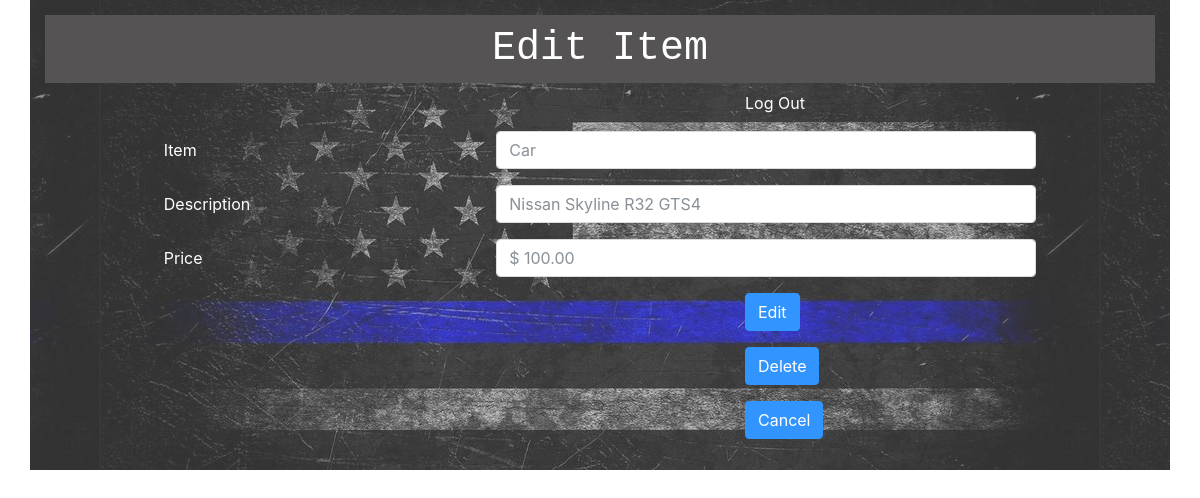
Page /item/1/edit on the committed database.
### app/models.py (models this page shows)
class Item(models.Model):
    item = models.CharField(max_length=255)
    description = models.CharField(max_length=255)
    price = models.DecimalField(max_digits=5, decimal_places=2)
    uploaded_by = models.ForeignKey(User, related_name = "user_items", on_delete = models.CASCADE)
    created_at = models.DateTimeField(auto_now_add=True)
    updated_at = models.DateTimeField(auto_now=True)
    slug = models.SlugField()
    objects = ItemManager()

### app/views.py (the view)
# urls.py: path('item/<int:item_id>/edit', views.edit),
def edit(request,item_id):
    context ={
        'item': Item.objects.get(id=item_id)
    }
    return render(request, 'edit_item.html',context)

### app/templates/edit_item.html (shortened to what this page needs)
<!DOCTYPE html>
<html lang="en">
<head>
    {% load static %}
    <link rel="stylesheet" href="{% static 'css/style.css' %}">
    <link rel="stylesheet" href="https://stackpath.bootstrapcdn.com/bootstrap/4.5.2/css/bootstrap.min.css">
</head>
<body>
    <div class = "container">
        <div class = "top">
            <h1>Edit Item</h1>
        </div>
        <div class = "edit_item">
            <p><a href = /logout>Log Out</a></p>
            <form action = "/item/{{item.id}}/edit/update" method = "POST">
                <div class="row mb-3">
                    <label for="item" class="col-sm-1 col-form-label">Item</label>
                    <div class="col-sm-6">
                    <input type="text" class="form-control" id="item" name="item" placeholder="{{item.item}}">
                    </div>
                </div>
                <div class="row mb-3">
                    <label for="description" class="col-sm-1 col-form-label">Description</label>
                    <div class="col-sm-6">
                        <input type="text" class="form-control" id="description" name="description" placeholder="{{item.description}}">
                    </div>
                </div>
                <div class="row mb-3">
                    <label for="description" class="col-sm-1 col-form-label">Price</label>
                    <div class="col-sm-6">
                        <input type="number" class="form-control" id="price" name="price" placeholder="$ {{item.price}}">
                    </div>
                </div>
                    <p><button type="submit" class="btn btn-primary">Edit</button></p>
                    <p><a href = "/item/{{item.id}}/delete" class="btn btn-primary">Delete</a></p>
                    <p><a href = /all_items class="btn btn-primary">Cancel</a></p>
            </form>
        </div>
    </div>
</body>
</html>

### app/static/css/style.css (style rules this page uses)
* { vertical-align: baseline; font-weight: inherit; font-family: inherit; font-style: inherit; border: 0 none; outline: 0; padding: 0; margin: 0 auto; }
a { color:rgb(64, 197, 197); }
.container { background: url("/static/images/thin-blue-line-pattern.png")50% 0 repeat; opacity:0.8; width: 970px; height: 100%; margin: auto; padding: 15px; }
.top h1 { font-family:"Monaco", monospace; text-align: center; background-color:rgb(43, 41, 41); color:white; padding: 10px; }
.edit_item { color:white; }
.edit_item a { margin:0px 0px 0px 700px; color:white; }
.edit_item button { margin:0px 0px 0px 700px; color:white; }

### rows in the picture
Item: item "Car", description "Nissan Skyline R32 GTS4", price "$ 100.00"
